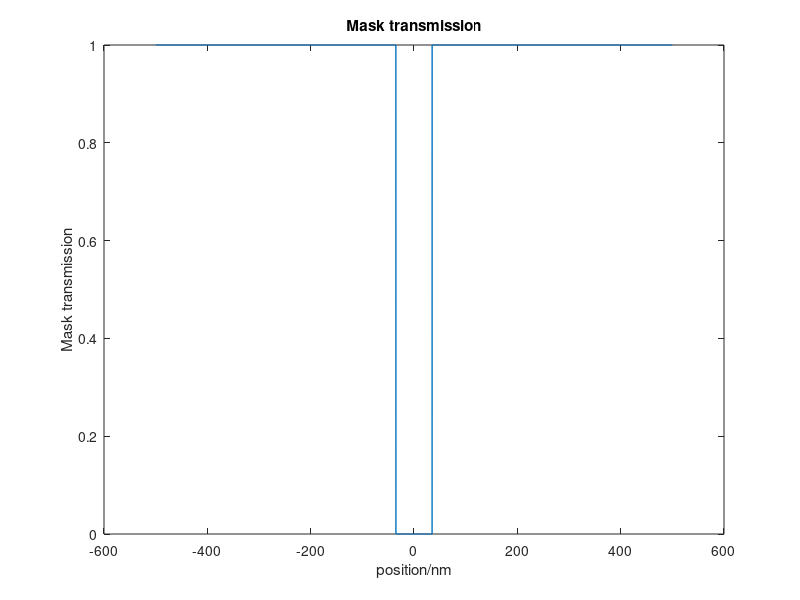
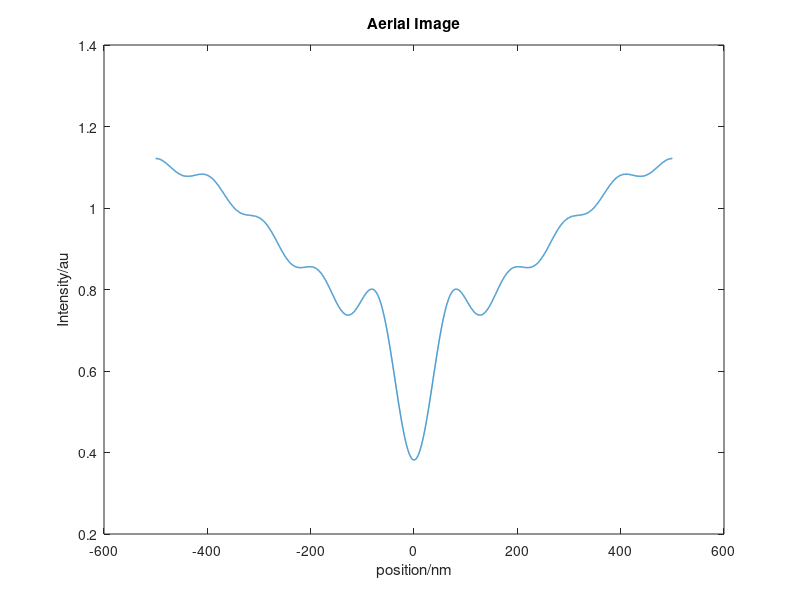

These charts were generated, in order, by the following MATLAB code:
clear,clc
close all

%% parameters

NA=1.1;       %NA
lambda=193;   %wavelength
sigma1=0.85;  %source radius
sigma2=0.6;   
Fs=10;        %sampling frequence

%%

T=1/Fs;    
x=[-500:T:500];  % x range,symmetric to the Y-axis
L=length(x);

%% inconherent

fx=x*Fs/(max(x)-min(x));
fx_p_source=fx(find(abs(fx)<=sigma1*NA/lambda & abs(fx)>=sigma2*NA/lambda));
p_source_num=length(fx_p_source);
I_m=zeros(1,length(fx));

%% mask imf

mask=zeros(1,length(x));
width=70;
for k=1:length(x)
    if ( abs(x(k))<=width/2 ) 
        mask(k)=0;
    else
        mask(k)=1;
    end
end
figure(1);
plot(x,mask,'linewidth',1);
xlabel('position/nm');
ylabel('Mask transmission');
title('Mask transmission')
T_m=fft(mask);
T_m=fftshift(T_m);
%fx=fft(x);
%figure(2)
%plot(fx,abs(T_m));

%% cycle

for j=1:p_source_num

    %% pupil imf

    for k=1:L
        if abs(fx(k)-fx_p_source(j))>NA/lambda
            T_m(k)=0;
        end
    end

    %% wafer

    %E_m=ifftshift(T_m);
    E_m=ifft(T_m);
    I_m=I_m+abs(E_m).^2;
end
I_m=I_m/p_source_num;
figure(3);
plot(x,I_m,'linewidth',1);
xlabel('position/nm');
ylabel('Intensity/au');
title('Aerial Image')